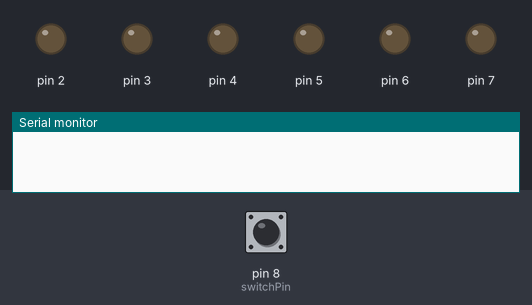
Bench run of a sketch on a simulated Arduino Uno, built with avr-gcc and run on an emulated ATmega328P. On the bench: output pins drawn as LEDs (lit = HIGH), the last lines printed to the serial monitor. The test bench sets the inputs (shaded band); at power-on: pin 8 (switchPin) LOW.

Above: at 1.2 s.
1.3 s: pin 8 (switchPin) pulled HIGH for 3.2 s
At 3.7 s:
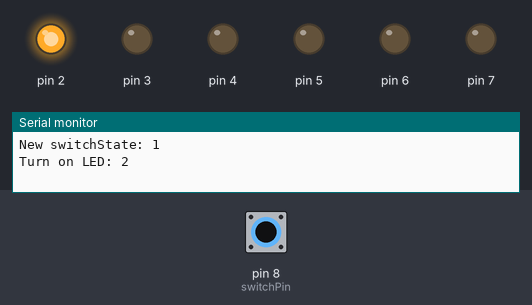
7.5 s: pin 8 (switchPin) pulled HIGH for 0.15 s
At 10.3 s:
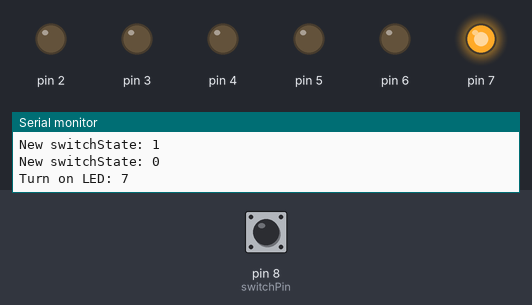
10.6 s: pin 8 (switchPin) pulled HIGH for 1 s
At 11.6 s:
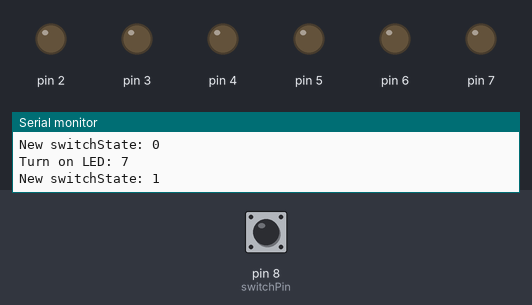
14.6 s: pin 8 (switchPin) driven HIGH
Timing chart, 0 to 27.1 s (numbered marks = the images above; inputs shaded):
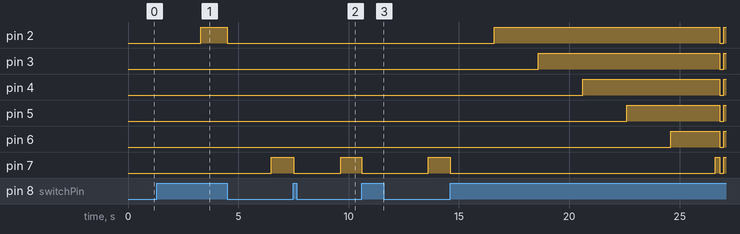

The sketch:

project-08.ino
```cpp
const int switchPin = 8;
unsigned long previousTime = 0;
int switchState = 0;
int previousSwitchState = 0;
int led = 2;
long interval = 2000;
long flashInterval = 200;
int flashState = LOW;

void setup() {
  Serial.begin(9600);
  for (int i = 2; i < 8; i++) {
    pinMode(i, OUTPUT);
  }
  pinMode(switchPin, INPUT);
}

void debug(char* msg) {
  Serial.println(msg);
}

void debugInt(char* msg, int value) {
  Serial.print(msg);
  Serial.println(value);
}

void loop() {
  unsigned long currentTime = millis();

  if (led == 8) {
    // flash all the LEDs if complete
    if (currentTime - previousTime > flashInterval) {
      previousTime = currentTime;
      flashState = flashState == LOW ? HIGH : LOW;
      debugInt("Flash: ", flashState);
      for (int i = 2; i < 8; i++) {
        digitalWrite(i, flashState);
      }
    }
  } else {
    if (currentTime - previousTime > interval) {
      // set direction LEDs light up based on switch state
      int currentLed = switchState == 0 ? 9 - led : led;
      debugInt("Turn on LED: ", currentLed);
      previousTime = currentTime;
      digitalWrite(currentLed, HIGH);
      led++;
      if (led == 8) {
        debug("Start Flashing");
        flashState = HIGH;
      }
    }
  }

  switchState = digitalRead(switchPin);
  if (switchState != previousSwitchState) {
    debugInt("New switchState: ", switchState);
    for (int i = 2; i < 8; i++) {
      digitalWrite(i, LOW);
    }
    led = 2;
    previousTime = currentTime;
  }

  previousSwitchState = switchState;
}
```

Measured:
- after the input at 1.3 s, pin 2: LOW → HIGH after 2.0 s, → LOW 1.2 s later; pin 5: stays LOW (without the input it goes to HIGH after 4.7 s); pin 6: stays LOW (without the input it goes to HIGH after 2.7 s); pin 7: LOW → HIGH after 5.2 s instead of 0.70 s
- after the input at 7.5 s, pin 5: stays LOW (without the input it goes to HIGH after 3.0 s); pin 6: stays LOW (without the input it goes to HIGH after 1.0 s); pin 7: HIGH → LOW at once, → HIGH 2.2 s later
- after the input at 10.6 s, pin 5: stays LOW (without the input it goes to HIGH after 3.1 s); pin 6: stays LOW (without the input it goes to HIGH after 1.1 s); pin 7: HIGH → LOW at once, → HIGH 3.0 s later
